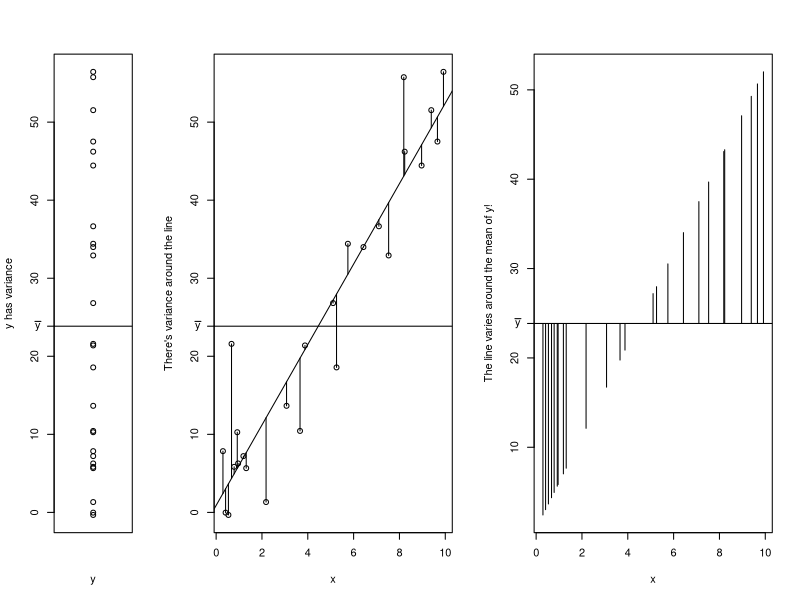
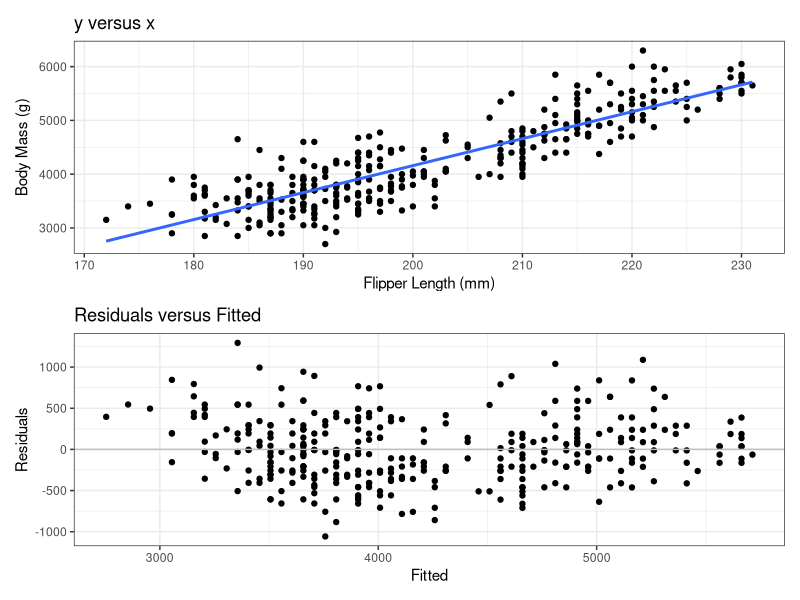
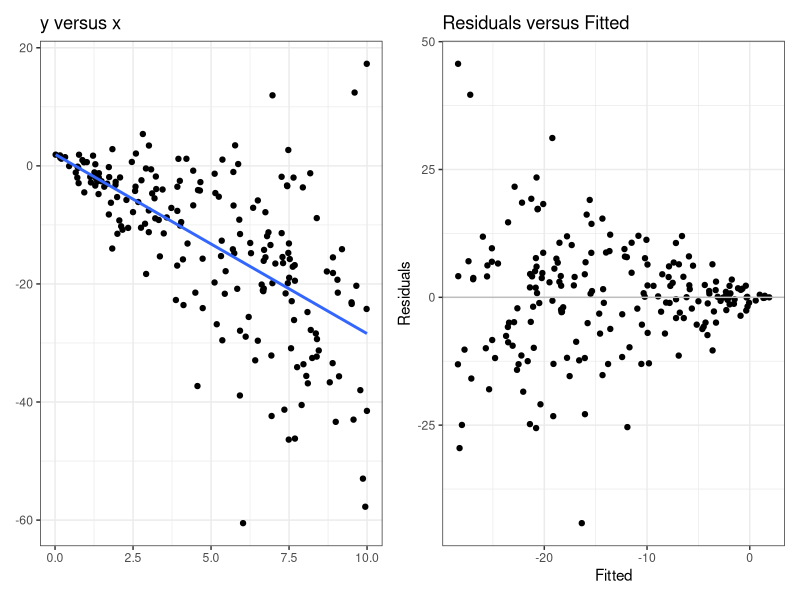
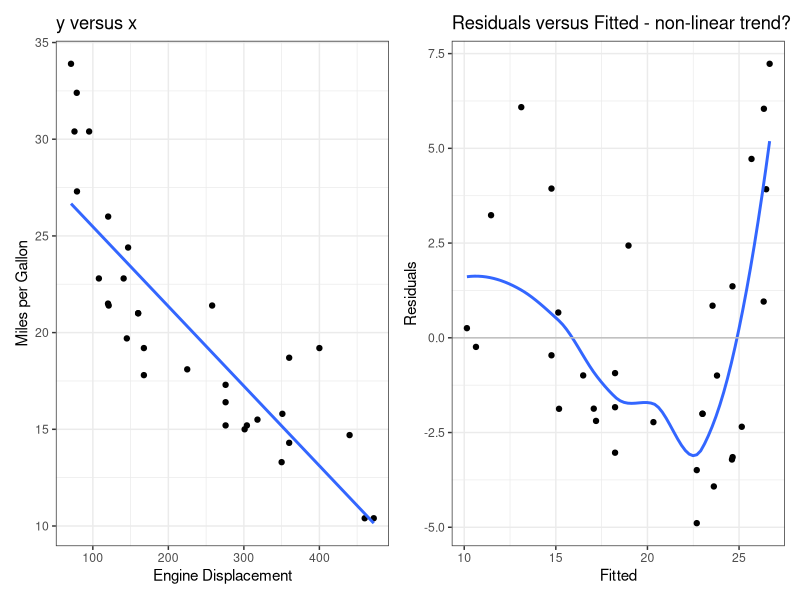
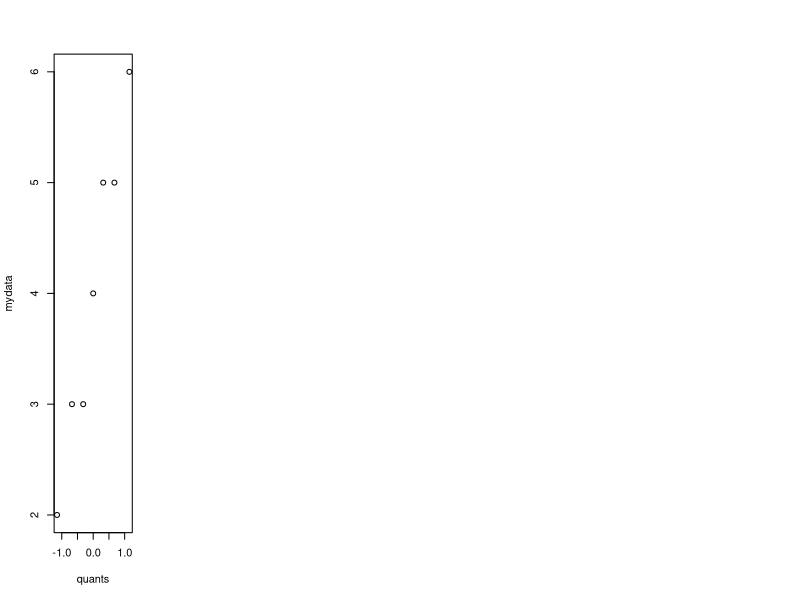

Write R code to recreate these figures, in order.
## ---- chunk 1
#| include: false
set.seed(2112)
## ---- chunk 2
#| fig-height: 4.5
#| fig-width: 6
layout(mat = matrix(c(1,2,3), nrow = 1), widths = c(0.5,1,1))
set.seed(18)
x <- runif(25, 0, 10)
y <- rnorm(25, 2 + 5*x, 6)

plot(rep(1, 25), y, xlab = "y", ylab = "y has variance", xaxt = "n")
abline(h = mean(y))
axis(2, mean(y), bquote(bar(y)), las = 1)

plot(x, y, ylab = "There's variance around the line")
abline(lm(y~x))
abline(h = mean(y))
axis(2, mean(y), bquote(bar(y)), las = 1)

mids <- predict(lm(y~x))
for(i in seq_along(mids)){
    lines(x = rep(x[i], 2), y = c(y[i], mids[i]), col = 1)
}

mids <- predict(lm(y~x))
plot(mids ~ x, type = "n", ylab = "The line varies around the mean of y!")
for(i in seq_along(mids)){
    lines(x = rep(x[i], 2), y = c(mean(y), mids[i]))
}
axis(2, at = mean(y), labels = bquote(bar(y)), las = 1)
abline(h = mean(y))
## ---- chunk 3
#| fig-height: 5
#| fig-width: 5
library(ggplot2)
theme_set(theme_bw())
library(patchwork)
library(broom)
library(palmerpenguins)

penguins <- penguins[complete.cases(penguins),]

g1 <- ggplot(penguins) + 
    aes(x = flipper_length_mm, y = body_mass_g) +
    geom_point() +
    geom_smooth(method = "lm", se = FALSE, formula = y~x) +
    labs(x = "Flipper Length (mm)",
        y = "Body Mass (g)",
        title = "y versus x")

plm <- lm(body_mass_g ~ flipper_length_mm, data = penguins)

p2 <- augment(plm)

g2 <- ggplot(p2) + 
    aes(x = .fitted, y = .resid) + 
    geom_point() +
    geom_hline(yintercept = 0, col = "grey") +
    labs(x = "Fitted", y = "Residuals", title = "Residuals versus Fitted")


g1 / g2
## ---- chunk 4
x <- runif(200, 0, 10)
y0 <- 2 - 3*x
y <- y0 + rnorm(length(x), 0, 2 * x)

g1 <- ggplot() + 
    aes(x = x, y = y) + 
    geom_point() + 
    geom_smooth(se = FALSE, method = "lm", formula = y~x) +
    labs(x = NULL, y = NULL, title = "y versus x")

xydf <- augment(lm(y ~ x))

g2 <- ggplot(xydf) +
    aes(x = .fitted, y = .resid) + 
    geom_point() +
    geom_hline(yintercept = 0, col = "grey") +
    labs(x = "Fitted", y = "Residuals", title = "Residuals versus Fitted")

g1 + g2
## ---- chunk 5
## fig-height: 4
## fig-width: 8
g1 <- ggplot(mtcars) + 
    aes(x = disp, y = mpg) + 
    geom_point() + 
    geom_smooth(se = FALSE, method = "lm", formula = y~x) +
    labs(x = "Engine Displacement", y = "Miles per Gallon", title = "y versus x")

mtdf <- augment(lm(mpg ~ disp, data = mtcars))

g2 <- ggplot(mtdf) +
    aes(x = .fitted, y = .resid) + 
    geom_point() +
    geom_smooth(se = FALSE) +
    geom_hline(yintercept = 0, col = "grey") +
    labs(x = "Fitted", y = "Residuals", title = "Residuals versus Fitted - non-linear trend?")

g1 + g2
## ---- chunk 6
#| echo: true
#| fig-height: 4
mydata <- c(2, 3, 3, 4, 5, 5, 6)
quants <- qnorm(c(
    0.125, 0.25, 0.375, 0.5, 
    0.625, 0.75, 0.875))
plot(mydata ~ quants)
